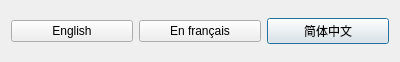
<?xml version="1.0" encoding="UTF-8"?>
<ui version="4.0">
 <class>languageBox</class>
 <widget class="QDialog" name="languageBox">
  <property name="geometry">
   <rect>
    <x>0</x>
    <y>0</y>
    <width>400</width>
    <height>62</height>
   </rect>
  </property>
  <property name="windowTitle">
   <string>language select</string>
  </property>
  <property name="modal">
   <bool>true</bool>
  </property>
  <layout class="QGridLayout" name="gridLayout">
   <item row="0" column="2">
    <widget class="QPushButton" name="cnBtn">
     <property name="text">
      <string>简体中文</string>
     </property>
    </widget>
   </item>
   <item row="0" column="0">
    <widget class="QPushButton" name="enBtn">
     <property name="text">
      <string>English</string>
     </property>
    </widget>
   </item>
   <item row="0" column="1">
    <widget class="QPushButton" name="frBtn">
     <property name="text">
      <string>En français</string>
     </property>
    </widget>
   </item>
  </layout>
 </widget>
 <resources/>
 <connections/>
</ui>
